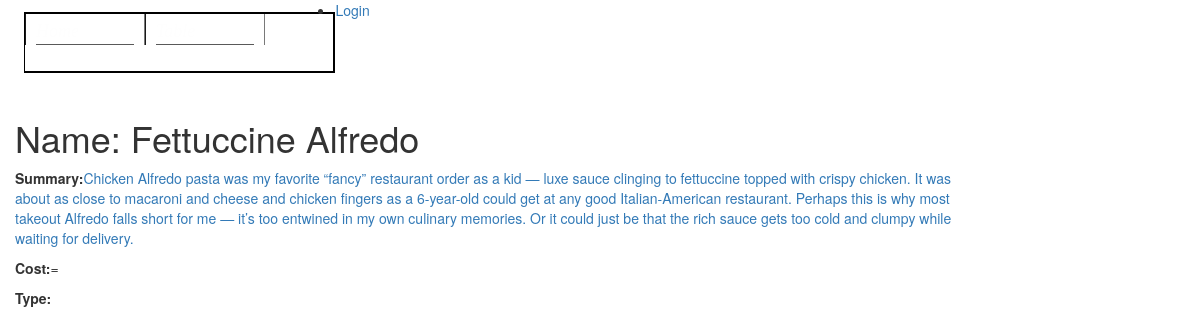
/catalog/food/2, run on the app's committed database.
### catalog/models.py (models this page shows, shortened)
class Food(models.Model):
    name = models.CharField(max_length=200)
    summary = models.TextField(max_length=1000, help_text="Enter a brief description of the food")
    Cost = models.CharField('Cost',max_length=13, unique=True, help_text='Enter a cost of the food')
    Type = models.ForeignKey('Type', on_delete=models.SET_NULL, null=True)

### catalog/views.py (the view)
# urls.py: path('food/<int:pk>', views.FoodDetailView.as_view(), name='food-detail'),
class FoodDetailView(generic.DetailView):
    model = Food

### catalog/templates/catalog/food_detail.html (shortened to what this page needs)
{% extends "base_generic.html" %}
{% block content %}
  <h1>Name: {{ food.name }}</h1>
  <p><strong>Summary:</strong><a href="">{{ food.summary }}</a></p>
  <p><strong>Cost:</strong>={{ food.cost }}</p>
  <p><strong>Type:</strong> {{ food.type.all|join:", " }}</p>
{% endblock %}

### data on the page
Food: name "Fettuccine Alfredo", summary "Chicken Alfredo pasta was my favorite “fancy” restaurant order as a kid — luxe sauce clinging to fettuccine topped with crispy chicken. It was about as close to macaroni and cheese and chicken fingers as a 6-year-old could get at any good Italian-American restaurant. Perhaps this is why most takeout Alfredo falls short for me — it’s too entwined in my own culinary memories. Or it could just be that the rich sauce gets too cold and clumpy while waiting for delivery."
